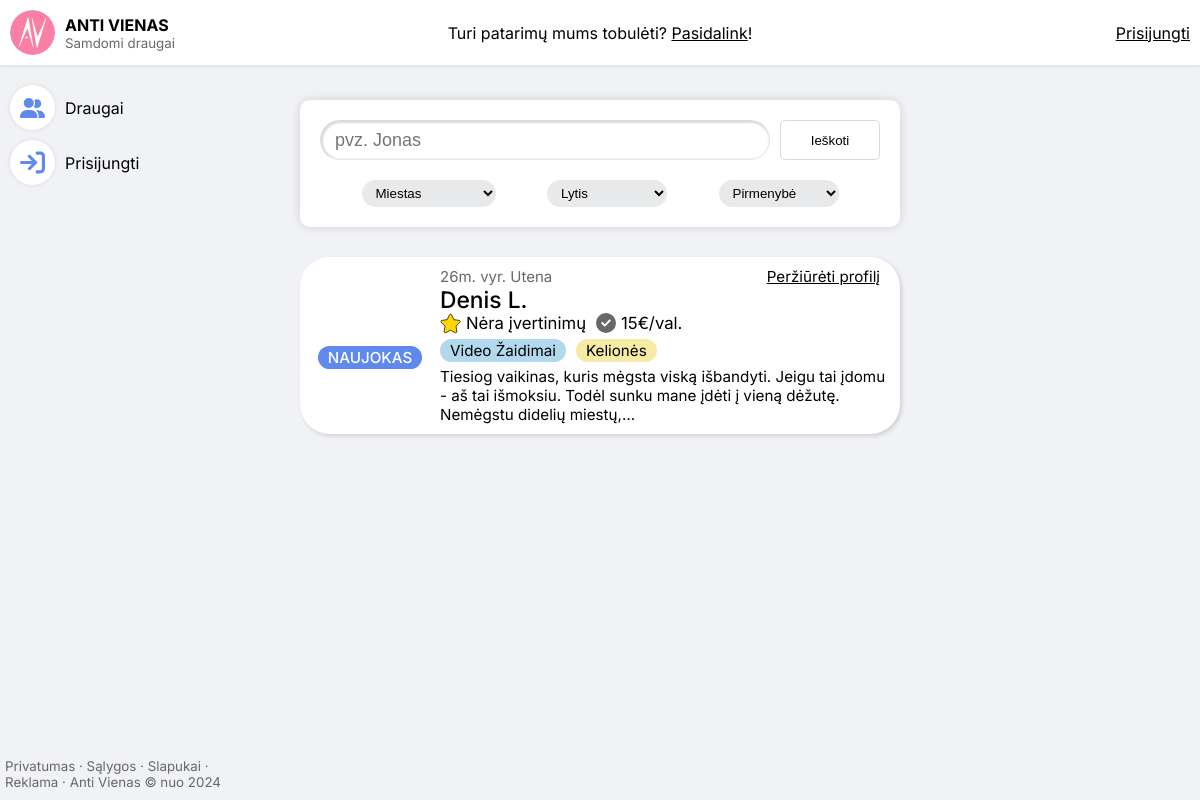
Before: / with the older database file.
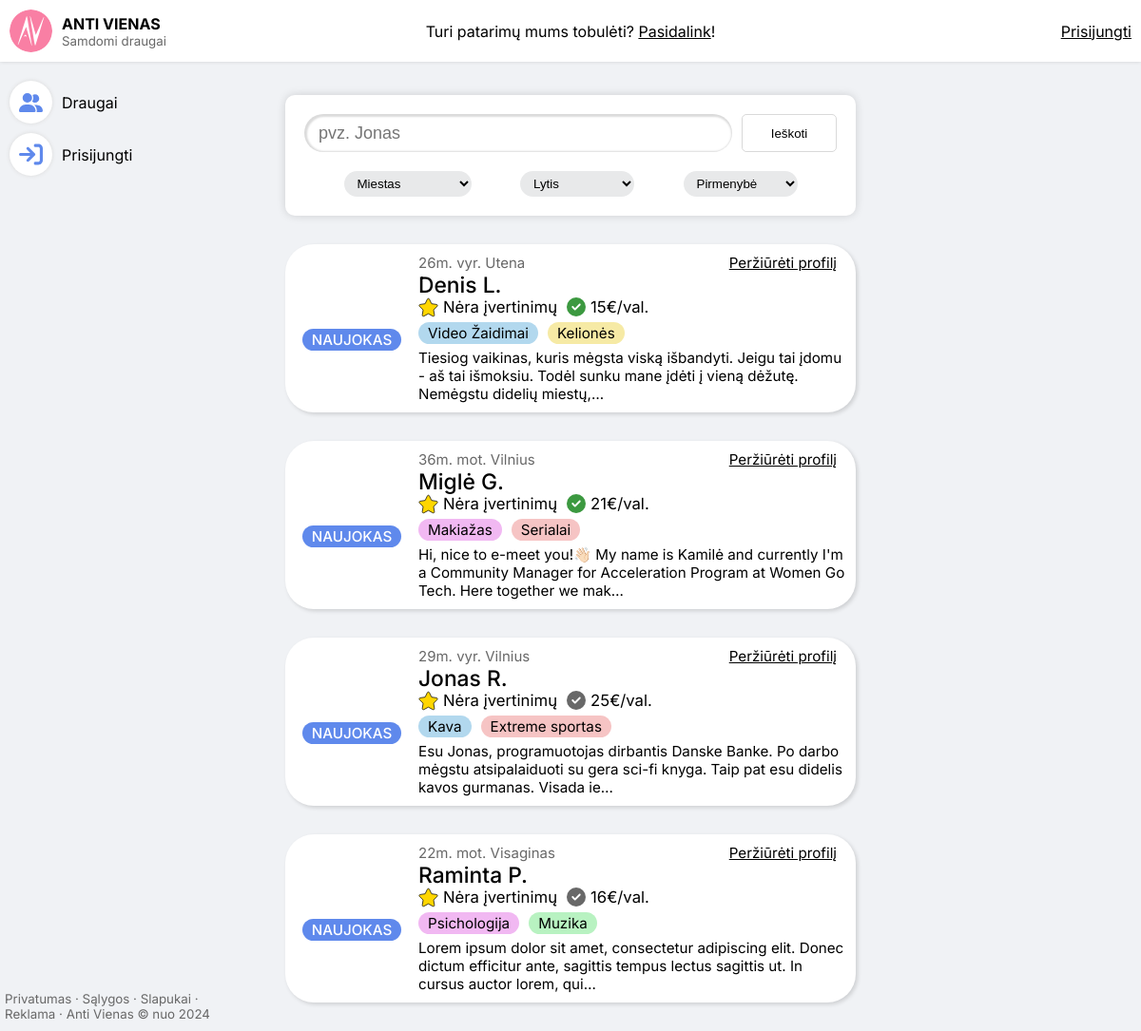
After: the same page with the newer database file.
### antivienas/database/models.py (models this page shows, shortened)
class FriendSetting(models.Model):
    friend =            models.OneToOneField(User, on_delete=models.CASCADE, primary_key=True)
    price_per_hour =    models.PositiveIntegerField(default=0)
    orders_completed =  models.PositiveIntegerField(default=0)
    is_public =         models.BooleanField(default=False)
    account_number =            models.CharField(max_length=20, blank=True)
    account_holder_details =    models.CharField(max_length=200, blank=True)
    class LvlOfExperience(models.IntegerChoices):
        NEWBIE      = 1, "Naujokas"       # pradinis lygis
        EXPERIENCED = 2, "Patyręs"  # po 2 sėkmingų užsakymų
        VETERAN     = 3, "Veteranas"      # po 10 sėkmingų užsakymų
        EXPERT      = 4, "Ekspertas"       # specialus lygis psichologams
    level =     models.SmallIntegerField(choices=LvlOfExperience, default=LvlOfExperience.NEWBIE)
    created =   models.DateTimeField(auto_now_add=True)

class User(AbstractUser):
    class ProfileTypes(models.TextChoices):
        USER =      "User"
        FRIEND =    "Friend"
    class PersonalityTypes(models.TextChoices):
        INTRAVERT =     "Intravert"
        EKSTRAVERT =    "Ekstravert"
    class InterestColorHexes(models.TextChoices):
        GRAY =      "#D9D9D9", "Gray"
        RED =       "#F6C4C4", "Red"
        BLUE =      "#B2D8EE", "Blue"
        GREEN =     "#B8F2C1", "Green"
        PURPLE =    "#F1B8F2", "Purple"
        YELLOW =    "#F6EAA5", "Yellow"
    class EducationChoices(models.TextChoices):
        PAGRINDINIS = "Pagrindinis"
        VIDURINIS = "Vidurinis"
        AUKSTASIS = "Aukštasis"
        AUKSTESNYSIS = "Aukštesnysis"
        PRADINIS = "Pradinis"
    is_id_verified =    models.BooleanField(default=False)
    id_img =            models.ImageField(upload_to=user_img_upload_path, blank=True, null=True)
    profile_type =      models.CharField(max_length=6, choices=ProfileTypes, default=ProfileTypes.USER)
    birthday =          models.DateField(default=dt.date(1998,5,14))
    city =              models.CharField(max_length=15,choices=CityOfService,null=True,blank=True)
    job =               models.CharField(max_length=40, blank=True)
    description =       models.TextField(max_length=5000, blank=True)
    personality_type =  models.CharField(max_length=10, choices=PersonalityTypes, null=True, blank=True)
    gender =            models.CharField(max_length=10, choices=Genders, blank=True, null=True)
    education =         models.CharField(max_length=15, choices=EducationChoices, blank=True, null=True)
    height_cm =         models.PositiveIntegerField(blank=True, null=True, validators=[MinValueValidator(0), MaxValueValidator(300)])
    img_one =           models.ImageField(upload_to=upload_img_one, default="/user-no-avatar.png", storage=OverwriteStorage())
    img_two =           models.ImageField(upload_to=user_img_upload_path, blank=True, null=True)
    img_three =         models.ImageField(upload_to=user_img_upload_path, blank=True, null=True)
    interest_one =      models.CharField(max_length=50, blank=True)
    interest_two =      models.CharField(max_length=50, blank=True)
    interest_three =    models.CharField(max_length=50, blank=True)
    interest_four =     models.CharField(max_length=50, blank=True)
    interest_color_one =    models.CharField(max_length=7, choices=InterestColorHexes, default=InterestColorHexes.GRAY)
    interest_color_two =    models.CharField(max_length=7, choices=InterestColorHexes, default=InterestColorHexes.GRAY)
    interest_color_three =  models.CharField(max_length=7, choices=InterestColorHexes, default=InterestColorHexes.GRAY)
    interest_color_four =   models.CharField(max_length=7, choices=InterestColorHexes, default=InterestColorHexes.GRAY)
    @property
    def age(self):
        return int((dt.datetime.now().date() - self.birthday).days / 365.25)

### antivienas/backend/views.py (the view)
# urls.py: path('', views.index_page, name="index"),
def index_page(request):
    template = "pages/index.html"
    context = {'cities': CITY_CHOICES, 'genders': GENDERS}
    search_query = request.GET.get('q') if request.GET.get('q') != None else ''
    city = request.GET.get('city') if request.GET.get('city') != None else ''
    if city:
        city = CITY_CHOICES[city]
    gender = request.GET.get('gender') if request.GET.get('gender') != None else ''
    if gender:
        gender = GENDERS[gender]
    sort_by = request.GET.get('filter-by') if request.GET.get('filter-by') != None else ''
    context['search_query'] = search_query
    context['city'] = city
    context['gender'] = gender
    context['sort_by'] = sort_by
    friends = FriendSetting.objects.filter(
        Q(is_public=True) &
        Q(friend__first_name__icontains=search_query) &
        Q(friend__city__icontains=city) &
        Q(friend__gender__icontains=gender)
    )
    if friends:
        match sort_by:
            case 'age_up':
                friends = friends.order_by('-friend__birthday')
            case 'age_down':
                friends = friends.order_by('friend__birthday')
            case _:
                pass
    context['friends'] = friends
    return render(request, template, context)

### antivienas/frontend/templates/pages/index.html (shortened to what this page needs)
<!DOCTYPE html>
{% load static %}
<html lang="lt">
<head>
    <link rel="stylesheet" href="{% static 'styles/style.css' %}" />
</head>
<body>
    {% include "components/top-nav.html" %}
    <main class="main-section main-triple-split">
        <div class="left-container">
            {% include "components/side-nav.html" %}
            {% include "components/terms-of-service.html" %}
        </div>
        <div class="middle-container">
            {% include "components/search-box.html" %}
            {% if friends %}
            {% for user in friends %}
                {% include "components/friend-card.html" %}
            {% endfor %}
            {% else %}
            <p class="no-results-search">
                Draugų, su tokiais paieškos parametrais, neradome. Galbūt nori <a href="#">būti pirmas</a>?
            </p>
            {% endif %}
        </div>
        <div class="right-container">
        </div>
    </main>
</body>
</html>

### antivienas/frontend/templates/components/friend-card.html (shortened to what this page needs)
{% load static %}
<div class="friend-container">
    <div class="left-part">
        <div class="level-container">
            <p class="level" style="background-color: var(--blue);">{{ user.get_level_display }}</p>
        </div>
    </div>
    <div class="right-part">
        <div class="header">
            <small>{{ user.friend.age }}m. {{ user.friend.gender|lower|slice:"0:3" }}. {{ user.friend.city|title }}</small>
            <a href="{% url 'profile' user.friend.pk %}">Peržiūrėti profilį</a>
        </div>
        <a href="{% url 'profile' user.friend.pk %}" class="profile-link-heading">
            <h2>{{ user.friend.first_name|title }} {{ user.friend.last_name|upper|slice:"0:1" }}.</h2>
        </a>
        <div class="rating-price">
            <div class="rating-container">
                <a href="{% url 'profile' user.friend.pk %}" class="rating">Nėra įvertinimų</a>
            </div>
            <div class="price-container" {% if not user.friend.is_id_verified %} title="Tapatybė nepatvirtinta" {% else %} title="Tapatybė patvirtinta" {% endif %}>
                <svg xmlns="http://www.w3.org/2000/svg" viewBox="0 0 512 512" {% if not user.friend.is_id_verified %} style="fill: var(--pre-text);" {% endif %}><path title="gay" d="M256 512A256 256 0 1 0 256 0a256 256 0 1 0 0 512zM369 209L241 337c-9.4 9.4-24.6 9.4-33.9 0l-64-64c-9.4-9.4-9.4-24.6 0-33.9s24.6-9.4 33.9 0l47 47L335 175c9.4-9.4 24.6-9.4 33.9 0s9.4 24.6 0 33.9z"/></svg>
                <span>{{ user.price_per_hour }}€/val.</span>
            </div>
        </div>
        <div class="interest-container">
            {% if user.friend.interest_one %}
            <p class="interest-item" style="background-color: {{ user.friend.interest_color_one }};">{{user.friend.interest_one}}</p>
            {% endif %}
            {% if user.friend.interest_two %}
            <p class="interest-item" style="background-color: {{ user.friend.interest_color_two }};">{{user.friend.interest_two}}</p>
            {% endif %}
        </div>
        {% if user.friend.description %}
        <p>{% if user.friend.description|length > 150 %}{{ user.friend.description|truncatechars:150 }}{% else %}{{ user.friend.description }}{% endif %}</p>
        {% endif %}
    </div>
</div>

Changed rows visible on the page:
added FriendSetting: level "NAUJOKAS", friend.age "36", friend.gender "mot", friend.city "Vilnius", friend.first_name "Miglė", friend.last_name "G", price_per_hour "21", friend.interest_one "Makiažas", friend.interest_two "Serialai", friend.description "Hi, nice to e-meet you!👋🏻 My name is Kamilė and currently I'm a Community Manager for Acceleration Program at Women Go Tech. Here together we mak…"
added FriendSetting: level "NAUJOKAS", friend.age "29", friend.gender "vyr", friend.city "Vilnius", friend.first_name "Jonas", friend.last_name "R", price_per_hour "25", friend.interest_one "Kava", friend.interest_two "Extreme sportas", friend.description "Esu Jonas, programuotojas dirbantis Danske Banke. Po darbo mėgstu atsipalaiduoti su gera sci-fi knyga. Taip pat esu didelis kavos gurmanas. Visada ie…"
added FriendSetting: level "NAUJOKAS", friend.age "22", friend.gender "mot", friend.city "Visaginas", friend.first_name "Raminta", friend.last_name "P", price_per_hour "16", friend.interest_one "Psichologija", friend.interest_two "Muzika", friend.description "Lorem ipsum dolor sit amet, consectetur adipiscing elit. Donec dictum efficitur ante, sagittis tempus lectus sagittis ut. In cursus auctor lorem, qui…"
